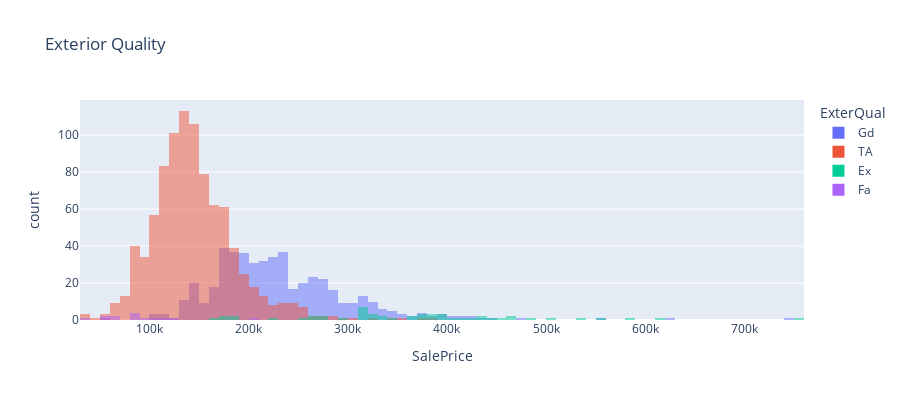
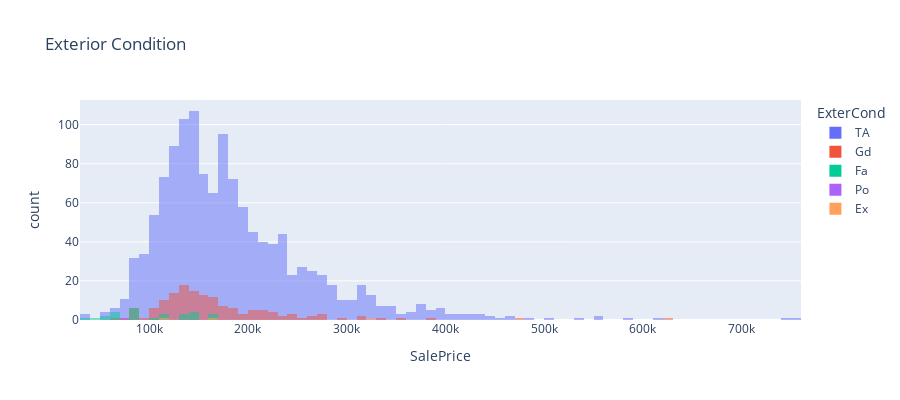

Notebook source saved alongside these figures, in order:
### Code cell
fig = px.histogram(df, x="SalePrice", color='ExterQual',barmode="overlay",title='Exterior Quality')
fig.update_layout(height=400)
fig.show()

fig = px.histogram(df, x="SalePrice", color='ExterCond',barmode="overlay",title="Exterior Condition")
fig.update_layout(height=400)
fig.show()

### Figure 1 — Plotly figure (JSON) as saved in the notebook; plotly's stock layout.template omitted (floating-point values rounded to 4 significant figures; data arrays with more than 128 entries replaced by an {"elided": "..."} marker saying what was removed)
{"data": [{"alignmentgroup": "True", "bingroup": "x", "hovertemplate": "ExterQual=Gd<br>SalePrice=%{x}<br>count=%{y}<extra></extra>", "legendgroup": "Gd", "marker": {"color": "#636efa", "opacity": 0.5, "pattern": {"shape": ""}}, "name": "Gd", "offsetgroup": "Gd", "orientation": "v", "showlegend": true, "type": "histogram", "x": {"elided": "488 int values"}, "xaxis": "x", "yaxis": "y"}, {"alignmentgroup": "True", "bingroup": "x", "hovertemplate": "ExterQual=TA<br>SalePrice=%{x}<br>count=%{y}<extra></extra>", "legendgroup": "TA", "marker": {"color": "#EF553B", "opacity": 0.5, "pattern": {"shape": ""}}, "name": "TA", "offsetgroup": "TA", "orientation": "v", "showlegend": true, "type": "histogram", "x": {"elided": "906 int values"}, "xaxis": "x", "yaxis": "y"}, {"alignmentgroup": "True", "bingroup": "x", "hovertemplate": "ExterQual=Ex<br>SalePrice=%{x}<br>count=%{y}<extra></extra>", "legendgroup": "Ex", "marker": {"color": "#00cc96", "opacity": 0.5, "pattern": {"shape": ""}}, "name": "Ex", "offsetgroup": "Ex", "orientation": "v", "showlegend": true, "type": "histogram", "x": [345000, 277500, 319900, 438780, 185000, 501837, 311872, 386250, 318000, 415298, 266000, 437154, 318061, 426000, 222000, 555000, 380000, 402861, 184750, 446261, 315000, 253293, 325000, 451950, 314813, 274000, 370878, 755000, 361919, 320000, 299800, 538000, 485000, 582933, 385000, 611657, 176500, 320000, 178400, 395192, 337500, 335000, 392500, 367294, 465000, 378500, 160000, 466500, 377500, 394617, 310000, 266500], "xaxis": "x", "yaxis": "y"}, {"alignmentgroup": "True", "bingroup": "x", "hovertemplate": "ExterQual=Fa<br>SalePrice=%{x}<br>count=%{y}<extra></extra>", "legendgroup": "Fa", "marker": {"color": "#ab63fa", "opacity": 0.5, "pattern": {"shape": ""}}, "name": "Fa", "offsetgroup": "Fa", "orientation": "v", "showlegend": true, "type": "histogram", "x": [110000, 85000, 82000, 61000, 39300, 200000, 60000, 55000, 55993, 93000, 81000, 122000, 82500, 105000], "xaxis": "x", "yaxis": "y"}], "layout": {"barmode": "overlay", "height": 400, "legend": {"title": {"text": "ExterQual"}, "tracegroupgap": 0}, "title": {"text": "Exterior Quality"}, "xaxis": {"anchor": "y", "domain": [0, 1], "title": {"text": "SalePrice"}}, "yaxis": {"anchor": "x", "domain": [0, 1], "title": {"text": "count"}}}}

### Figure 2 — Plotly figure (JSON) as saved in the notebook; plotly's stock layout.template omitted (floating-point values rounded to 4 significant figures; data arrays with more than 128 entries replaced by an {"elided": "..."} marker saying what was removed)
{"data": [{"alignmentgroup": "True", "bingroup": "x", "hovertemplate": "ExterCond=TA<br>SalePrice=%{x}<br>count=%{y}<extra></extra>", "legendgroup": "TA", "marker": {"color": "#636efa", "opacity": 0.5, "pattern": {"shape": ""}}, "name": "TA", "offsetgroup": "TA", "orientation": "v", "showlegend": true, "type": "histogram", "x": {"elided": "1282 int values"}, "xaxis": "x", "yaxis": "y"}, {"alignmentgroup": "True", "bingroup": "x", "hovertemplate": "ExterCond=Gd<br>SalePrice=%{x}<br>count=%{y}<extra></extra>", "legendgroup": "Gd", "marker": {"color": "#EF553B", "opacity": 0.5, "pattern": {"shape": ""}}, "name": "Gd", "offsetgroup": "Gd", "orientation": "v", "showlegend": true, "type": "histogram", "x": {"elided": "146 int values"}, "xaxis": "x", "yaxis": "y"}, {"alignmentgroup": "True", "bingroup": "x", "hovertemplate": "ExterCond=Fa<br>SalePrice=%{x}<br>count=%{y}<extra></extra>", "legendgroup": "Fa", "marker": {"color": "#00cc96", "opacity": 0.5, "pattern": {"shape": ""}}, "name": "Fa", "offsetgroup": "Fa", "orientation": "v", "showlegend": true, "type": "histogram", "x": [40000, 85000, 118964, 169500, 84500, 166000, 137000, 135900, 89500, 82000, 61000, 81000, 67000, 60000, 160000, 39300, 118500, 60000, 149000, 141500, 55000, 140000, 102000, 115000, 144000, 80000, 132500, 58500], "xaxis": "x", "yaxis": "y"}, {"alignmentgroup": "True", "bingroup": "x", "hovertemplate": "ExterCond=Po<br>SalePrice=%{x}<br>count=%{y}<extra></extra>", "legendgroup": "Po", "marker": {"color": "#ab63fa", "opacity": 0.5, "pattern": {"shape": ""}}, "name": "Po", "offsetgroup": "Po", "orientation": "v", "showlegend": true, "type": "histogram", "x": [76500], "xaxis": "x", "yaxis": "y"}, {"alignmentgroup": "True", "bingroup": "x", "hovertemplate": "ExterCond=Ex<br>SalePrice=%{x}<br>count=%{y}<extra></extra>", "legendgroup": "Ex", "marker": {"color": "#FFA15A", "opacity": 0.5, "pattern": {"shape": ""}}, "name": "Ex", "offsetgroup": "Ex", "orientation": "v", "showlegend": true, "type": "histogram", "x": [161000, 325000, 118000], "xaxis": "x", "yaxis": "y"}], "layout": {"barmode": "overlay", "height": 400, "legend": {"title": {"text": "ExterCond"}, "tracegroupgap": 0}, "title": {"text": "Exterior Condition"}, "xaxis": {"anchor": "y", "domain": [0, 1], "title": {"text": "SalePrice"}}, "yaxis": {"anchor": "x", "domain": [0, 1], "title": {"text": "count"}}}}
